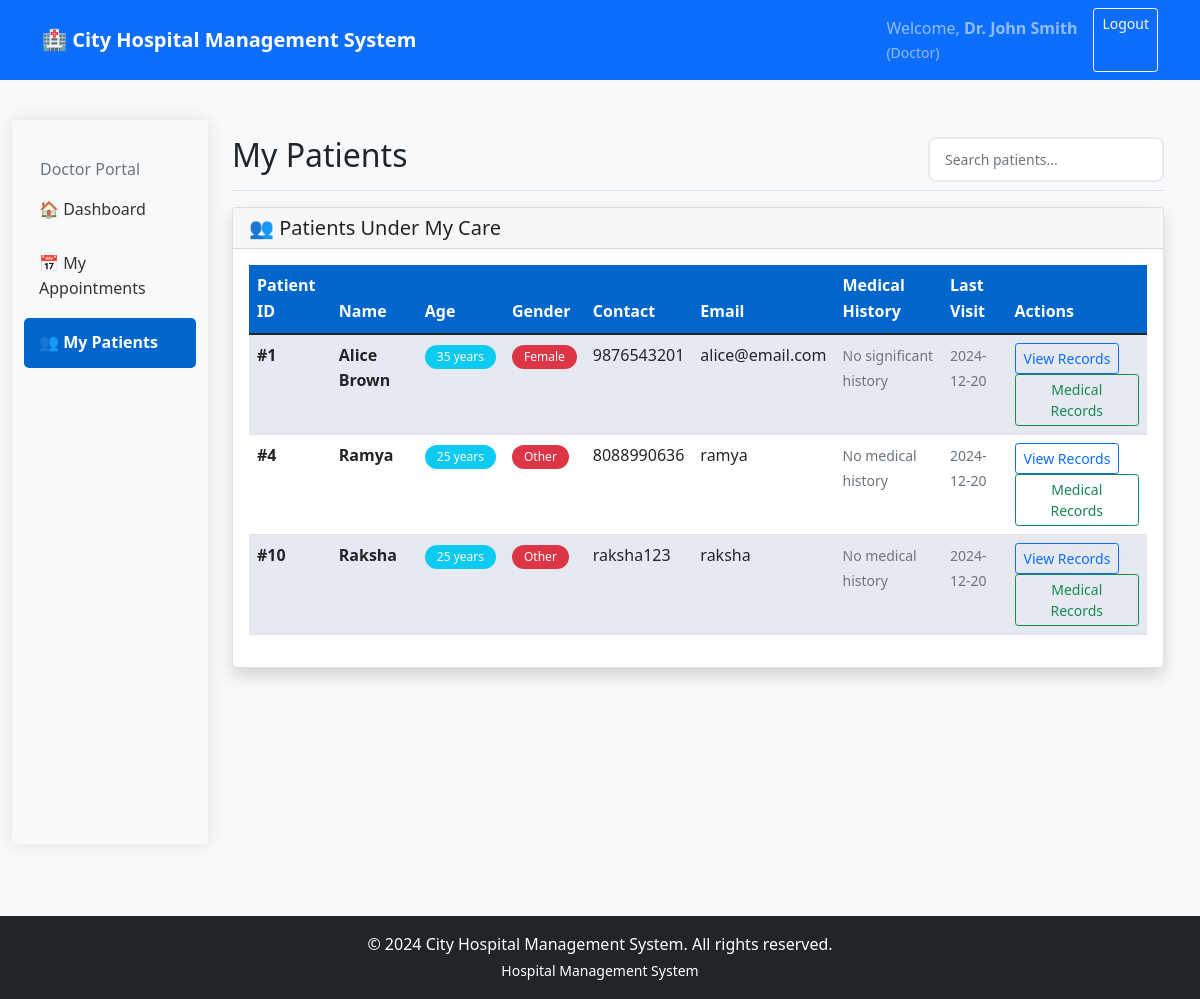
The page /doctor/patients (signed in) on the database its author committed.
### tables this page shows
CREATE TABLE doctors (
            id INTEGER PRIMARY KEY AUTOINCREMENT,
            name TEXT NOT NULL,
            specialization TEXT,
            phone TEXT,
            email TEXT,
            availability TEXT DEFAULT 'Available'
        , password TEXT);

CREATE TABLE patients (
            id INTEGER PRIMARY KEY AUTOINCREMENT,
            name TEXT NOT NULL,
            email TEXT UNIQUE,
            phone TEXT,
            address TEXT,
            date_of_birth TEXT,
            gender TEXT,
            emergency_contact TEXT,
            medical_history TEXT,
            created_at TEXT
        );

### app.py (the view)
@app.route('/doctor/patients')
def doctor_patients():
    if session.get('role') != 'doctor':
        return redirect(url_for('login_page'))
    conn = get_db_connection()
    doctor = conn.execute('SELECT * FROM doctors WHERE id = ?', (session.get('user_id'),)).fetchone()
    if not doctor:
        flash('Doctor profile not found. Please contact administrator.', 'error')
        conn.close()
        return redirect(url_for('login_page'))
    patients = conn.execute('''
        SELECT DISTINCT p.*
        FROM patients p
        JOIN appointments a ON p.id = a.patient_id
        WHERE a.doctor_id = ?
    ''', (doctor['id'],)).fetchall()
    patients_with_age = []
    for patient in patients:
        try:
            dob = patient['date_of_birth'] if patient['date_of_birth'] else None
            age = calculate_patient_age(dob) if dob else 0
        except Exception:
            age = 0
        patients_with_age.append({**dict(patient), 'age': age})
    conn.close()
    return render_template('doctor/patients.html', patients=patients_with_age)

### app.py (called while the page is built)
@app.context_processor
def inject_datetime():
    return dict(datetime=datetime)

def get_db_connection():
    conn = sqlite3.connect(app.config['DATABASE'])
    conn.row_factory = sqlite3.Row
    return conn

def calculate_patient_age(date_of_birth):
    from datetime import datetime
    birth_date = datetime.strptime(date_of_birth, '%Y-%m-%d')
    today = datetime.now()
    return today.year - birth_date.year - ((today.month, today.day) < (birth_date.month, birth_date.day))

### templates/doctor/patients.html (shortened to what this page needs)
{% extends "layout.html" %}
{% block content %}
<div class="container-fluid">
    <div class="row">
        <div class="col-md-3 col-lg-2 bg-light sidebar">
            <div class="position-sticky pt-3">
                <h6 class="sidebar-heading d-flex justify-content-between align-items-center px-3 mt-4 mb-1 text-muted">
                    <span>Doctor Portal</span>
                </h6>
                <ul class="nav flex-column">
                    <li class="nav-item">
                        <a class="nav-link" href="{{ url_for('doctor_dashboard') }}">
                            🏠 Dashboard
                        </a>
                    </li>
                    <li class="nav-item">
                        <a class="nav-link" href="{{ url_for('doctor_appointments') }}">
                            📅 My Appointments
                        </a>
                    </li>
                    <li class="nav-item">
                        <a class="nav-link active" href="{{ url_for('doctor_patients') }}">
                            👥 My Patients
                        </a>
                    </li>
                </ul>
            </div>
        </div>
        <div class="col-md-9 col-lg-10 ms-sm-auto px-4">
            <div class="d-flex justify-content-between flex-wrap flex-md-nowrap align-items-center pt-3 pb-2 mb-3 border-bottom">
                <h1 class="h2">My Patients</h1>
                <div class="btn-toolbar mb-2 mb-md-0">
                    <input type="text" class="form-control form-control-sm" placeholder="Search patients...">
                </div>
            </div>
            <div class="card shadow">
                <div class="card-header">
                    <h5 class="mb-0">👥 Patients Under My Care</h5>
                </div>
                <div class="card-body">
                    {% if patients %}
                    <div class="table-responsive">
                        <table class="table table-striped table-hover">
                            <thead class="table-dark">
                                <tr>
                                    <th>Patient ID</th>
                                    <th>Name</th>
                                    <th>Age</th>
                                    <th>Gender</th>
                                    <th>Contact</th>
                                    <th>Email</th>
                                    <th>Medical History</th>
                                    <th>Last Visit</th>
                                    <th>Actions</th>
                                </tr>
                            </thead>
                            <tbody>
                                {% for patient in patients %}
                                <tr>
                                    <td><strong>#{{ patient.id }}</strong></td>
                                    <td>
                                        <strong>{{ patient.name }}</strong>
                                    </td>
                                    <td>
                                        <span class="badge bg-info">{{ patient.age }} years</span>
                                    </td>
                                    <td>
                                        <span class="badge bg-{{ 'primary' if patient.gender == 'Male' else 'danger' }}">
                                            {{ patient.gender }}
                                        </span>
                                    </td>
                                    <td>{{ patient.phone }}</td>
                                    <td>{{ patient.email }}</td>
                                    <td>
                                        <small class="text-muted">{{ patient.medical_history|truncate(30) if patient.medical_history else 'No significant history' }}</small>
                                    </td>
                                    <td>
                                        <small class="text-muted">2024-12-20</small>
                                    </td>
                                    <td>
                                        <a href="{{ url_for('view_patient_records', patient_id=patient.id) }}" class="btn btn-sm btn-outline-primary">View Records</a>
                                        <a href="{{ url_for('view_patient_records', patient_id=patient.id) }}" class="btn btn-sm btn-outline-success">Medical Records</a>
                                    </td>
                                </tr>
                                {% endfor %}
                            </tbody>
                        </table>
                    </div>
                    {% else %}
                    <div class="text-center py-4">
                        <h5 class="text-muted">No patients found</h5>
                        <p class="text-muted">You don't have any patients under your care.</p>
                    </div>
                    {% endif %}
                </div>
            </div>
        </div>
    </div>
</div>
{% endblock %}

### templates/layout.html (shortened to what this page needs)
<!DOCTYPE html>
<html lang="en">
<head>
    <link href="https://cdn.jsdelivr.net/npm/bootstrap@5.1.3/dist/css/bootstrap.min.css" rel="stylesheet">
    <link href="{{ url_for('static', filename='css/style.css') }}" rel="stylesheet">
    <link href="{{ url_for('static', filename='css/dashboard.css') }}" rel="stylesheet">
</head>
<body>
    <nav class="navbar navbar-expand-lg navbar-dark bg-primary">
        <div class="container">
            <a class="navbar-brand fw-bold" href="{{ url_for('login_page') }}">
                🏥 City Hospital Management System
            </a>
            {% if session.get('username') %}
            <div class="navbar-nav ms-auto">
                <span class="navbar-text me-3">
                    Welcome, <strong>{{ session.username }}</strong>
                    <small class="d-block">({{ session.role|title }})</small>
                </span>
                <a class="btn btn-outline-light btn-sm" href="{{ url_for('logout') }}">
                    Logout
                </a>
            </div>
            {% endif %}
        </div>
    </nav>
    <main class="container-fluid py-4">
        {% block content %}{% endblock %}
    </main>
    <footer class="bg-dark text-white text-center py-3 mt-5">
        <div class="container">
            <p class="mb-0">&copy; 2024 City Hospital Management System. All rights reserved.</p>
            <small>Hospital Management System</small>
        </div>
    </footer>
</body>
</html>

### static/css/style.css (style rules this page uses)
:root { --primary: #007bff; --secondary: #6c757d; --success: #28a745; --danger: #dc3545; --warning: #ffc107; --info: #17a2b8; --light: #f8f9fa; --dark: #343a40; --hospital-blue: #0066cc; --hospital-light-blue: #e6f2ff; }
body { font-family: 'Segoe UI', Tahoma, Geneva, Verdana, sans-serif; background-color: #f8f9fa; line-height: 1.6; }
.sidebar { min-height: calc(100vh - 76px); box-shadow: 0 0 15px rgba(0,0,0,0.1); }
.sidebar .nav-link { color: #333; padding: 12px 15px; margin: 2px 0; border-radius: 5px; transition: all 0.3s ease; }
.sidebar .nav-link.active { background-color: var(--hospital-blue); color: white; font-weight: 600; }
.table th { background-color: var(--hospital-blue); color: white; border: none; font-weight: 600; }
.table-striped tbody tr:nth-of-type(odd) { background-color: rgba(0, 102, 204, 0.05); }
.badge { font-weight: 500; padding: 6px 12px; border-radius: 20px; }
.form-control, .form-select { border-radius: 8px; border: 2px solid #e9ecef; padding: 10px 15px; transition: all 0.3s ease; }

### rows shown on the page
doctors: username "Dr. John Smith"
patients: id "1", name "Alice Brown", age "35", gender "Female", phone "9876543201", email "alice@email.com", medical_history "No significant history"
patients: id "4", name "Ramya", age "25", gender "Other", phone "8088990636", email "ramya", medical_history "No medical history"
patients: id "10", name "Raksha", age "25", gender "Other", phone "raksha123", email "raksha", medical_history "No medical history"

### other values the page prints
{{ session.role|title }} "Doctor"
